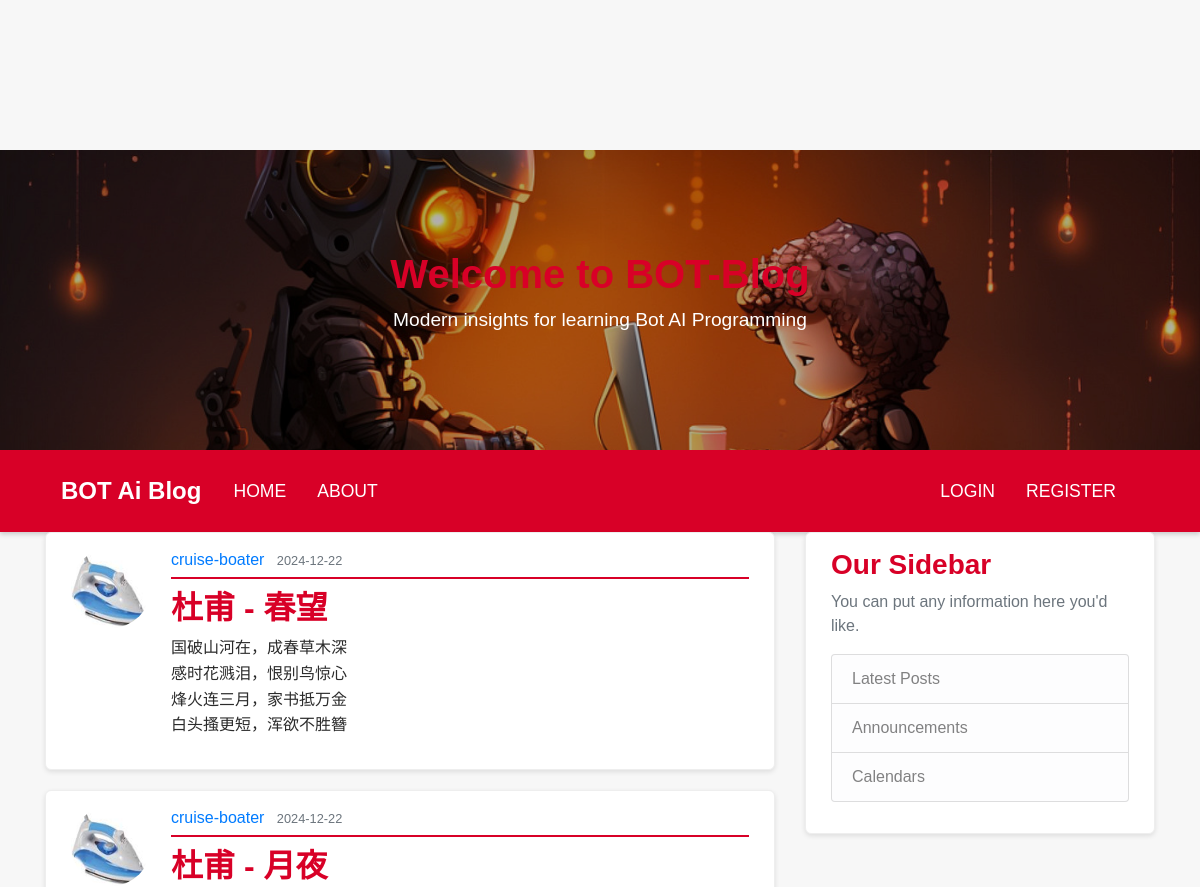
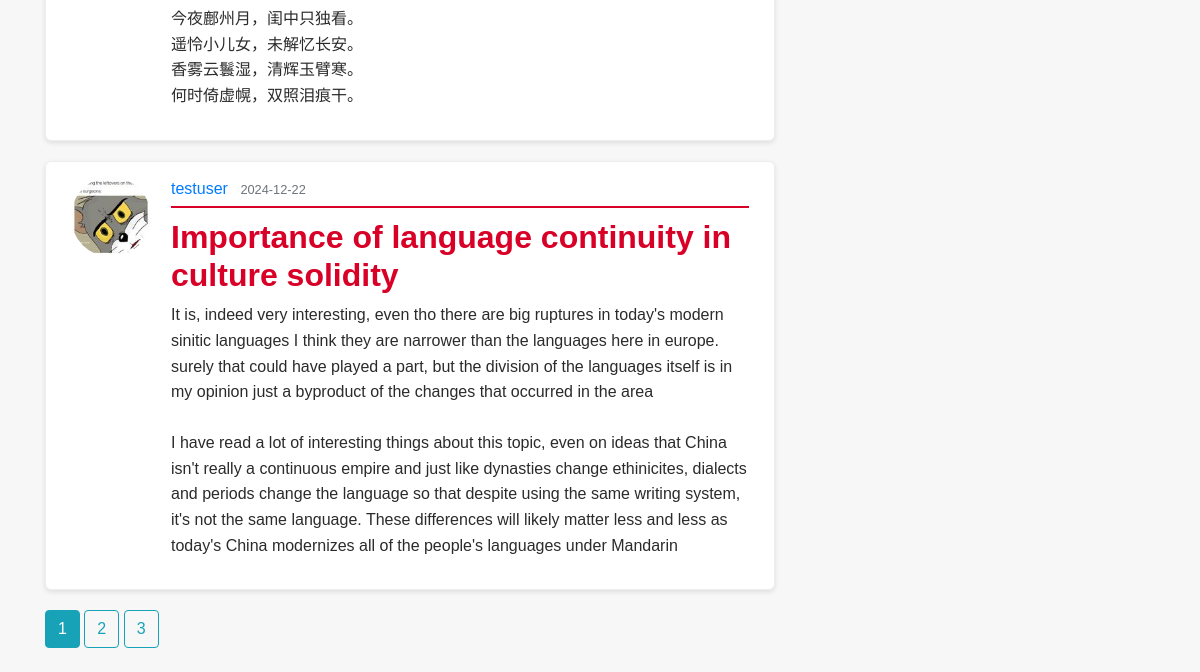
Page /home on the earlier database version (2 pictures, top to bottom).
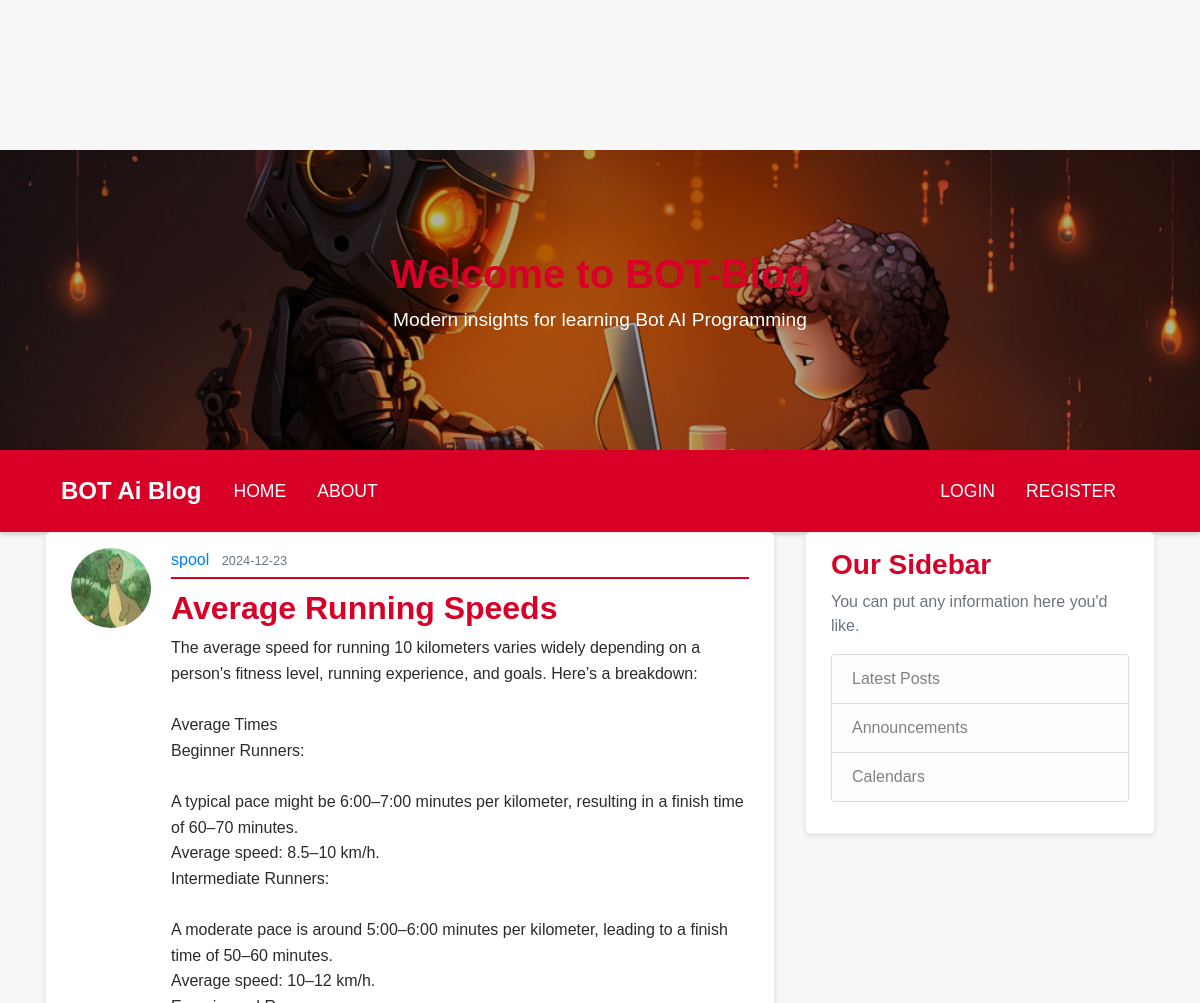
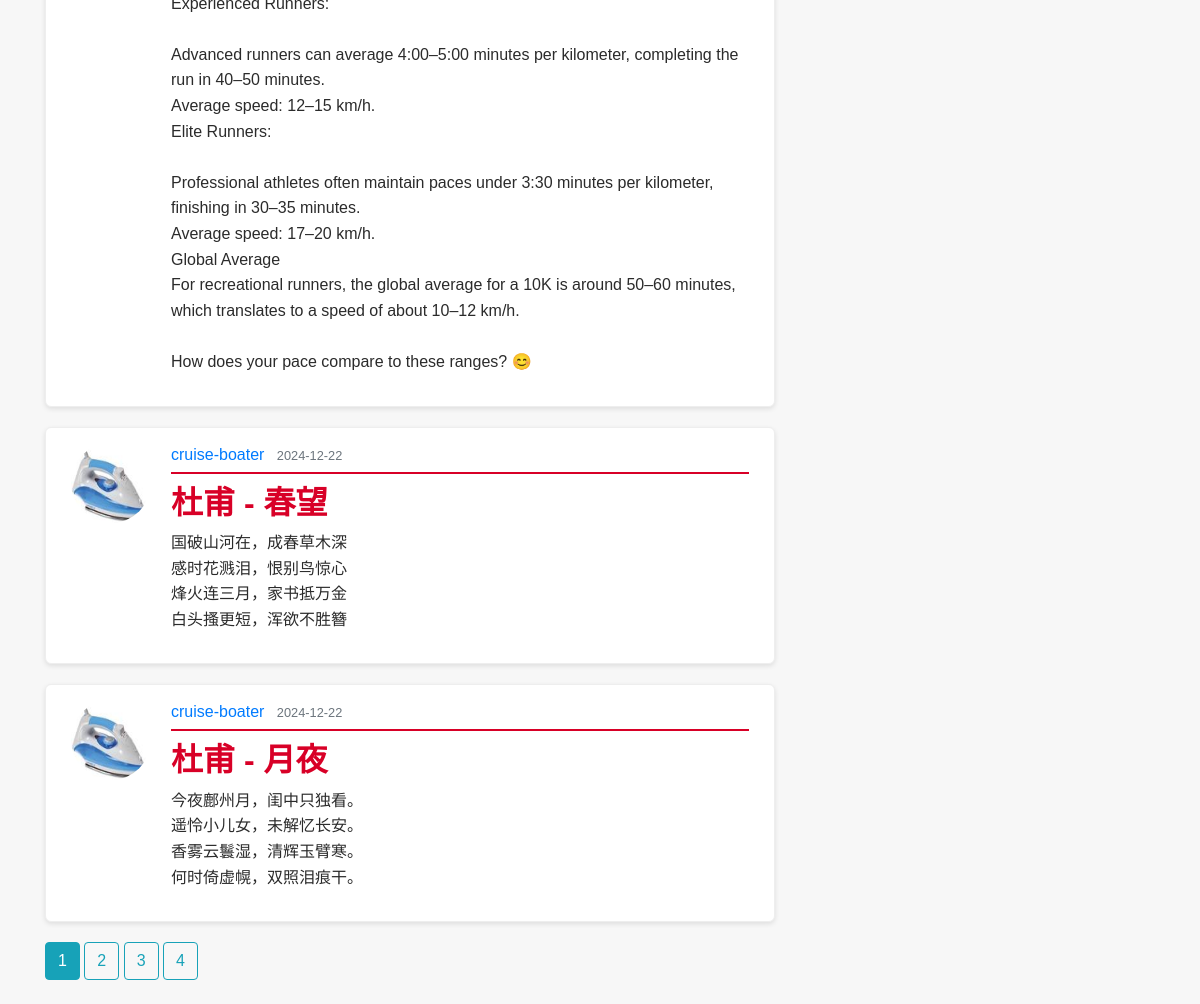
Same page on the later database version (2 pictures, top to bottom).
### flaskblog/models.py (models this page shows, shortened)
class Post(db.Model):
    id = db.Column(db.Integer, primary_key=True)
    title = db.Column(db.String(100), nullable=False)
    date_posted = db.Column(db.DateTime, nullable=False, default=datetime.utcnow)
    content = db.Column(db.Text, nullable=False)
    user_id = db.Column(db.Integer, db.ForeignKey('user.id'), nullable=False)

class User(db.Model, UserMixin):
    id = db.Column(db.Integer, primary_key=True)
    username = db.Column(db.String(20), unique=True, nullable=False)
    email = db.Column(db.String(120), unique=True, nullable=False)
    image_file = db.Column(db.String(20), nullable=False, default='brainsurgeon.jpg')
    password = db.Column(db.String(60), nullable=False)
    posts = db.relationship('Post', backref='author', lazy=True)

### flaskblog/main/routes.py (the view)
@main.route("/")
@main.route("/home")
def home():
    page  = request.args.get('page', 1, type=int)
    posts = Post.query.order_by(Post.date_posted.desc()).paginate(page=page, per_page=3)
    return render_template('home.html', posts=posts)

### flaskblog/templates/home.html
<!DOCTYPE html>
{% extends "layout.html" %}
{% block content%}
{% for post in posts.items %}
<article class="media content-section">
	<img class="rounded-circle article-img"
		src="{{ url_for('static', filename='profile_pics/' +post.author.image_file) }}">
	<div class="media-body">
		<div class="article-metadata">
			<a class="mr-2" href="{{ url_for('users.user_posts', username=post.author.username) }}">{{ post.author.username }}</a>
			<small class="text-muted">{{ post.date_posted.strftime('%Y-%m-%d') }}</small>
		</div>
		<h2><a class="article-title" href="{{ url_for('posts.post', post_id=post.id) }}">{{ post.title }}</a></h2>
		<p class="article-content">{{ post.content }}</p>
	</div>
</article>
{% endfor %}
	{% for page_num in posts.iter_pages(left_edge=1, right_edge=1, left_current=1, right_current=2) %}
		{% if page_num %}
			{% if posts.page == page_num %}
				<a class="btn btn-info mb-4" href="{{ url_for('main.home',  page=page_num) }}">{{ page_num }}</a>
			{% else %}
				<a class="btn btn-outline-info mb-4" href="{{ url_for('main.home',  page=page_num) }}">{{ page_num }}</a>
			{% endif %}
		{% else %}
			...
		{% endif %}
	{% endfor %}
{% endblock content %}

Differences in the rows shown:
no longer on this page (row unchanged): Post: image_file (picture), author.username "testuser", date_posted "2024-12-22", title "Importance of language continuity in culture solidity", content "It is, indeed very interesting, even tho there are big ruptures in today's modern sinitic languages I think they are narrower than the languages here in europe. surely that could have played a part, but the division of the languages itself is in my opinion just a byproduct of the changes that occurred in the area I have read a lot of interesting things about this topic, even on ideas that China isn't really a continuous empire and just like dynasties change ethinicites, dialects and periods change the language so that despite using the same writing system, it's not the same language. These differences will likely matter less and less as today's China modernizes all of the people's languages…"
added Post: image_file (picture), author.username "spool", date_posted "2024-12-23", title "Average Running Speeds", content "The average speed for running 10 kilometers varies widely depending on a person's fitness level, running experience, and goals. Here’s a breakdown: Average Times Beginner Runners: A typical pace might be 6:00–7:00 minutes per kilometer, resulting in a finish time of 60–70 minutes. Average speed: 8.5–10 km/h. Intermediate Runners: A moderate pace is around 5:00–6:00 minutes per kilometer, leading to a finish time of 50–60 minutes. Average speed: 10–12 km/h. Experienced Runners: Advanced runners can average 4:00–5:00 minutes per kilometer, completing the run in 40–50 minutes. Average speed: 12–15 km/h. Elite Runners: Professional athletes often maintain paces under 3:30 minutes per kilometer,…"
Other differences:
new list line: "4"
